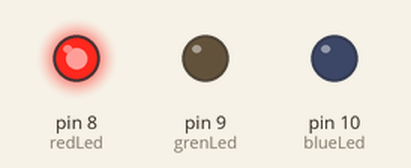
Simulated run of this sketch. Board: Arduino Uno, built with avr-gcc and run on an emulated ATmega328P. On the bench: output pins drawn as LEDs (lit = HIGH).

Above: at 0.5 s.
At 1.5 s:
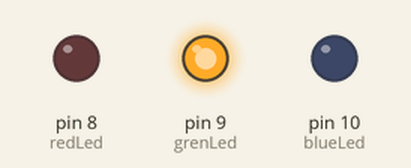
At 5.5 s:
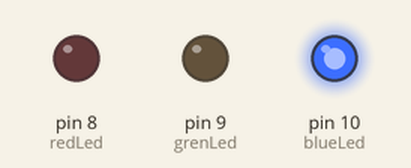
Timing chart, 0 to 6.9 s (numbered marks = the images above):
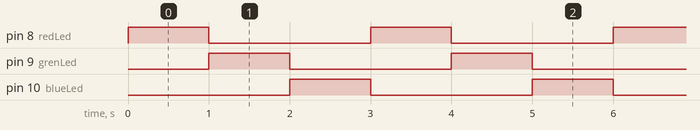

Measured:
- by itself, pin 8 (redLed), pin 9 (grenLed), pin 10 (blueLed): alternates HIGH for 1.0 s and LOW for 2.0 s
- by itself, everything shown: repeats every 3.0 s, in 3 steps

The sketch:

RGBLeds.ino
```cpp
int redLed = 8;
int grenLed = 9;
int blueLed = 10;

void setup()
{
	pinMode(redLed, OUTPUT);
	pinMode(grenLed, OUTPUT);
	pinMode(blueLed, OUTPUT);
}

void loop()
{
	digitalWrite(redLed, HIGH);
	digitalWrite(grenLed, LOW);
	digitalWrite(blueLed, LOW);
	delay(1000);
	digitalWrite(redLed, LOW);
	digitalWrite(grenLed, HIGH);
	digitalWrite(blueLed, LOW);
	delay(1000);
	digitalWrite(redLed, LOW);
	digitalWrite(grenLed, LOW);
	digitalWrite(blueLed, HIGH);
	delay(1000);
}
```
